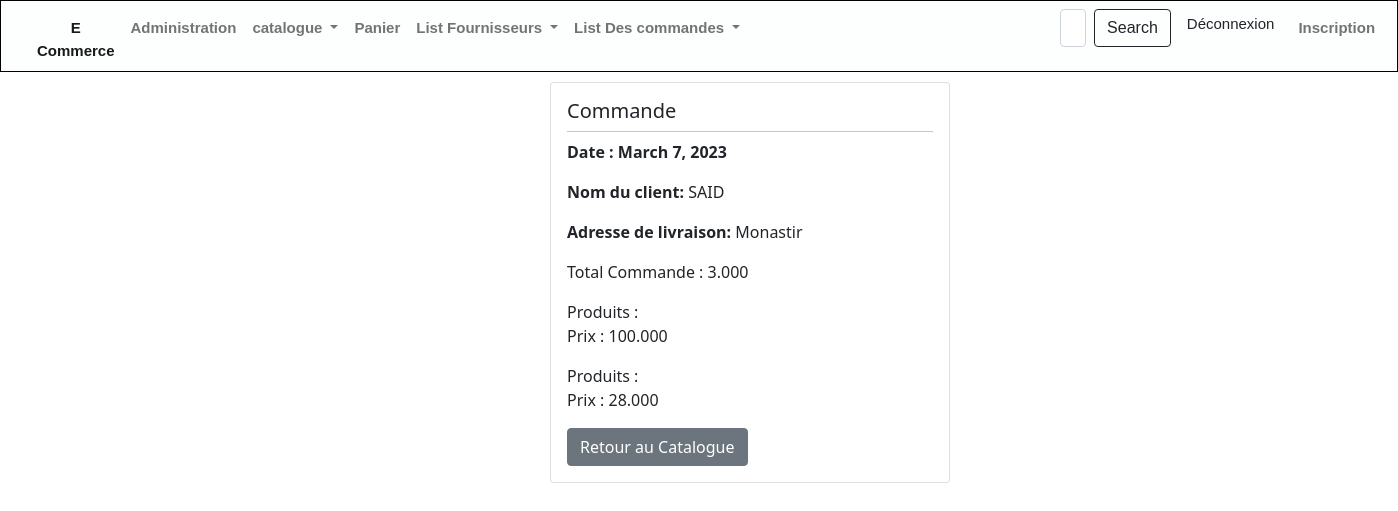
Screenshot of /magasin/Commande/1/ with the database file from the repository.
### magasin/models.py (models this page shows, shortened)
class Commande(models.Model):
    dateCde = models.DateField(null=True, default=date.today)
    nom_client = models.CharField(max_length=100,default="")
    adresse_livraison = models.CharField(max_length=200,default="")
    totalCde = models.DecimalField(max_digits=10, decimal_places=3)
    produits = models.ManyToManyField(Produit, related_name='produits')

class Produit(models.Model):
    Categorie = models.ForeignKey('Categorie', on_delete=models.CASCADE, null=True)
    Fournisseur = models.ForeignKey('Fournisseur', on_delete=models.CASCADE, null=True)
    TYPE_CHOICES=[  ('em','emballé'),
                    ('fr','Frais'),
                    ('cs','Conserve')]
    libelle=models.CharField(max_length=100)
    description=models.TextField(default='non définie')
    prix=models.DecimalField(max_digits=10,decimal_places=3,default=0)
    type=models.CharField(max_length=2,choices=TYPE_CHOICES,default='em')
    img =models.ImageField(upload_to='media/', null=True, blank=True)
    stock = models.IntegerField(default=0)

### magasin/views.py (the view)
# urls.py: path('Commande/<int:commande_id>/', views.detail_commande, name='detail_commande'),
def detail_commande(request, commande_id):
    commande = get_object_or_404(Commande, id=commande_id)
    context = {'commande': commande}
    return render(request, 'Commandes/detail_commande.html', context)

### magasin/templates/Commandes/detail_commande.html (shortened to what this page needs)
{% extends 'magasin/base.html' %}
{% block content %}
  <div class="card" style="width: 400px;margin: 10px; margin-left: 550px;" >
   <div class="card-body">
       <h5 class="card-title">Commande</h5>
       <hr class="dropdown-divider">
       <p class="card-text"><b>Date : {{commande.dateCde}}</b></p>
       <p class="card-text"><b>Nom du client:</b> {{commande.nom_client}}</p>
       <p class="card-text"><b>Adresse de livraison:</b> {{commande.adresse_livraison}}</p>
       <p class="card-text">Total Commande : {{commande.totalCde}}</p>
       {% for produit in commande.produits.all %}
       <p class="card-text"> Produits : {{produit.libellé}} <br>
            Prix : {{produit.prix}}</p>
       {% endfor %}
       <a href="{% url 'ListCommande' %}" class="btn btn-secondary">Retour au Catalogue</a>
   </div>
</div>
{% endblock %}

### rows the page displays
Commande: dateCde "March 7, 2023", nom_client "SAID", adresse_livraison "Monastir", totalCde "3.000"
Produit: prix "100.000"
Produit: prix "28.000"
